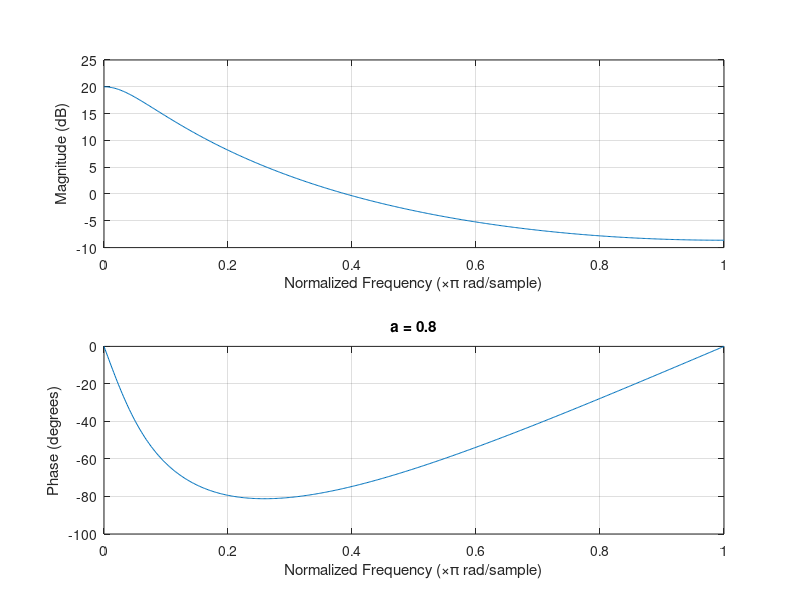
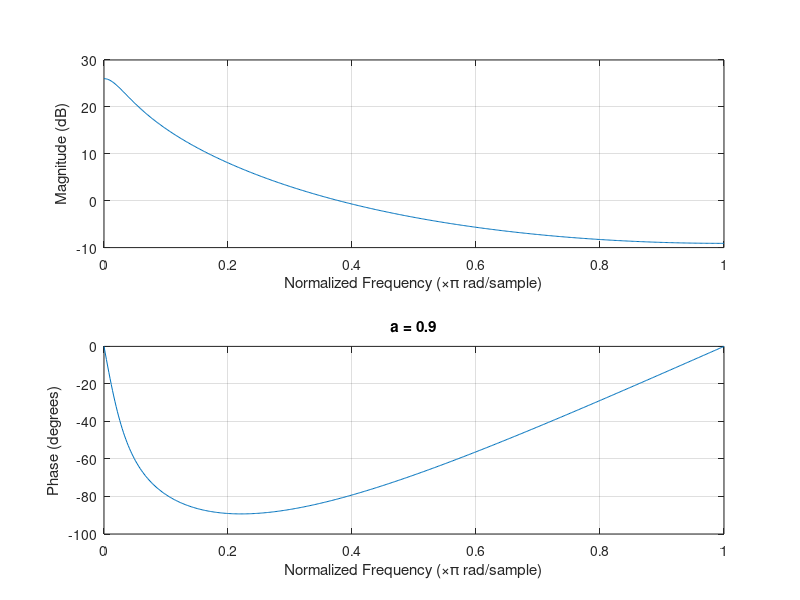
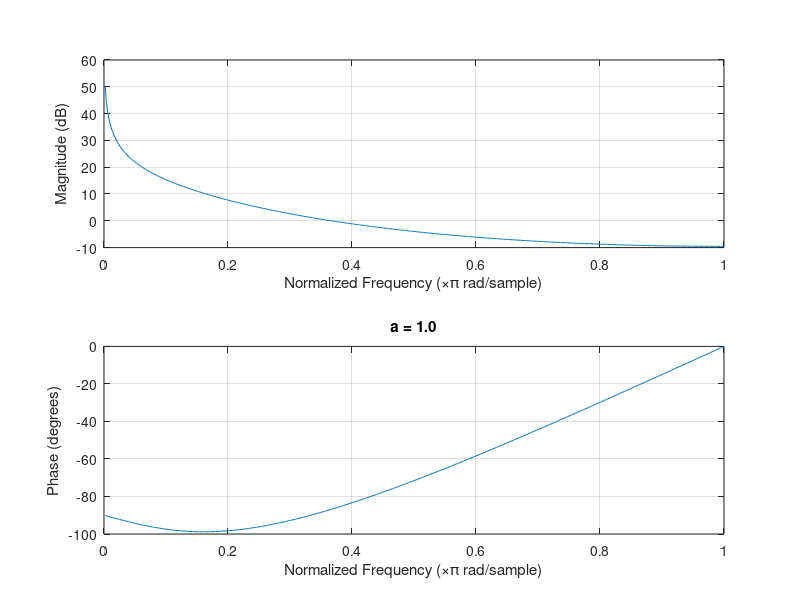
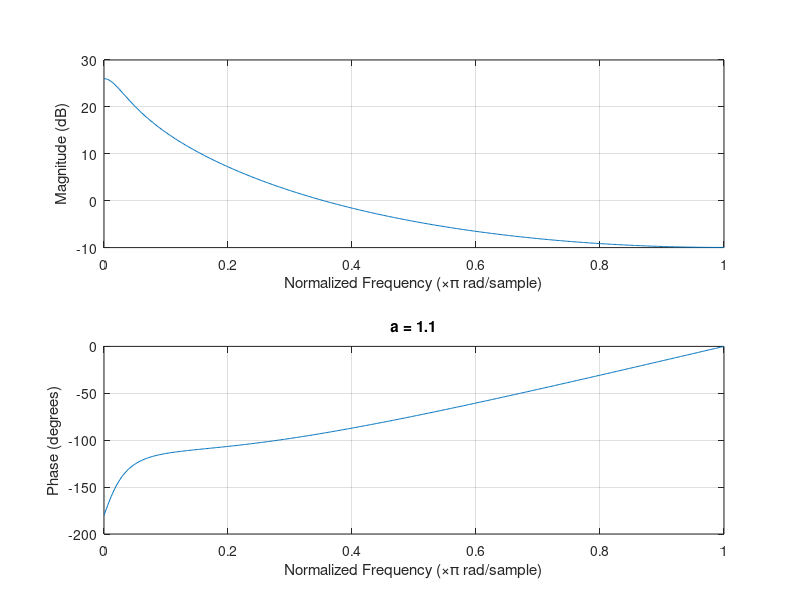

These figures' MATLAB source, in order:
clc;clear;

B = [1 0 0];

figure;
a = 0.8;
A = [1 -(0.5+a) 0.5*a];
freqz(B, A);
title('a = 0.8');

figure;
a = 0.9;
A = [1 -(0.5+a) 0.5*a];
freqz(B, A);
title('a = 0.9');

figure;
a = 1.0;
A = [1 -(0.5+a) 0.5*a];
freqz(B, A);
title('a = 1.0');

figure;
a = 1.1;
A = [1 -(0.5+a) 0.5*a];
freqz(B, A);
title('a = 1.1');